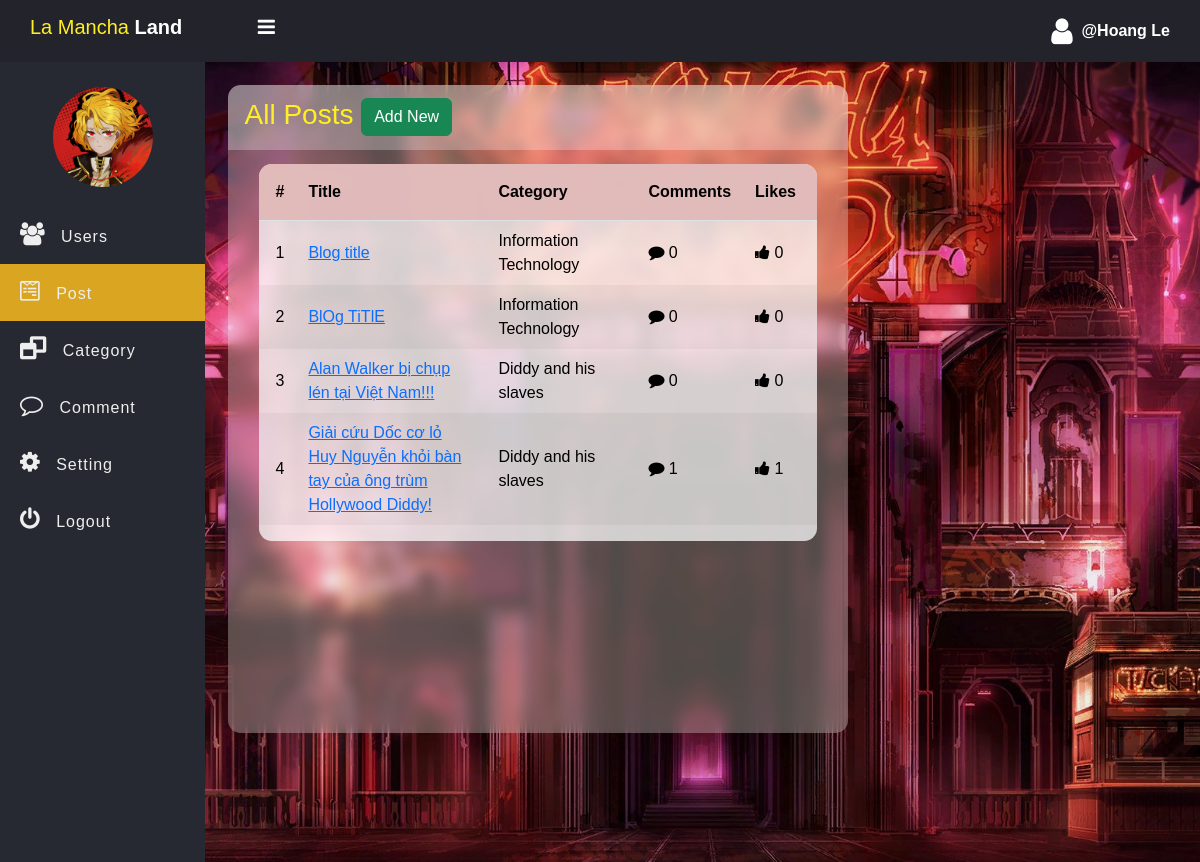
Screenshot of /admin/Post.php (signed in) with the database file from the repository.
### tables this page shows
CREATE TABLE `post` (
  `post_id` int(11) NOT NULL,
  `post_title` varchar(127) NOT NULL,
  `post_text` text NOT NULL,
  `category` int(11) NOT NULL,
  `cover_url` varchar(255) NOT NULL DEFAULT 'default.jpg',
  `created_at` datetime NOT NULL DEFAULT current_timestamp()
);

CREATE TABLE `category` (
  `id` int(11) NOT NULL,
  `category` varchar(127) NOT NULL
);

### admin/data/Post.php (called while the page is built, shortened)
<?php
function getAll($conn){
    $sql = "SELECT * FROM post";
    $stmt = $conn->prepare($sql);
    $stmt->execute();
    if($stmt->rowCount() >= 1){
        $data = $stmt->fetchAll();
        return $data;
    }else{
        return 0;
    }
}
function getCategoryById($conn, $id){
    $sql = "SELECT * FROM category WHERE id = ?";
    $stmt = $conn->prepare($sql);
    $stmt->execute([$id]);
    if($stmt->rowCount() >= 1){
        $data = $stmt->fetch();
        return $data;
    }else{
        return 0;
    }
}
?>

### admin/data/Comment.php (called while the page is built, shortened)
<?php
function CountByPostId($conn, $id){
    $sql = "SELECT * FROM comment WHERE post_id = ?";
    $stmt = $conn->prepare($sql);
    $stmt->execute([$id]);
    return $stmt->rowCount();
}
function likeCountByPostId($conn, $id){
    $sql = "SELECT * FROM post_like WHERE post_id = ?";
    $stmt = $conn->prepare($sql);
    $stmt->execute([$id]);
    return $stmt->rowCount();
}
?>

### admin/Post.php (the view, shortened to what this page needs)
<?php
if (isset($_SESSION['admin_id']) && isset($_SESSION['username'])) {
 ?>
<!DOCTYPE html>
<html>
<head>
	<link rel="stylesheet" href="https://stackpath.bootstrapcdn.com/font-awesome/4.7.0/css/font-awesome.min.css">
	<link rel="stylesheet" href="../css/side-bar.css">
    <link rel="stylesheet" href="../css/style.css">
    <link href="https://cdn.jsdelivr.net/npm/bootstrap@5.3.3/dist/css/bootstrap.min.css"
    rel="stylesheet">
</head>
<body class="page-1">
    <?php
    include "inc/side-nav.php" ;
    include_once("data/Post.php");
    include_once("data/Comment.php");
    include_once("../db_conn.php");
    $posts = getAll($conn);
    ?>
    <div class="main-table">
        <h3 class="All-user">All Posts
            <a href="post-add.php" class="btn btn-success">Add New</a>
        </h3>
        <?php if ($posts !=0) { ?>
            <section class="table-body">
            <table class="table t1 table-striped-custom">
                <thead>
                    <tr>
                        <th style="width: 5%;">#</th>
                        <th style="min-width: 190px">Title</th>
                        <th style="min-width: 150px;">Category</th>
                        <th style="width: 10%;">Comments</th>
                        <th style="width: 15%;">Likes</th>
                        <th style="min-width: 170px;">Action</th>
                    </tr>
                </thead>
                <tbody>
                    <?php foreach ($posts as $post) {
                        $category = getCategoryById($conn, $post['category']);
                    ?>
                    <tr>
                        <td><?= $post['post_id'] ?></td>
                        <td><a href="single_post.php?post_id=<?= $post['post_id'] ?>"><?= $post['post_title'] ?></a></td>
                        <td><?=$category['category']?></td>
                        <td><i class="fa fa-comment" aria-hidden="true"></i>
                        <?php
                            echo CountByPostID($conn, $post['post_id']);
                        ?>
                        </td>
                        <td><i class="fa fa-thumbs-up" aria-hidden="true"></i>
                        <?php
                            echo likeCountByPostID($conn, $post['post_id']);
                        ?>
                        </td>
                        <td>
                        </td>
                    </tr>
                    <?php } ?>
                </tbody>
            </table>
            </section>
        <?php } else { ?>
            <div class="alert alert-warning">
                Empty!
            </div>
        <?php } ?>
    </div>
	</section>
	</div>
</body>
</html>
<?php
} else {
    header("Location: ../admin-login.php");
    exit;
}
?>

### css/side-bar.css (style rules this page uses)
* { padding: 0; margin: 0; box-sizing: border-box; font-family: arial, sans-serif; }

### css/style.css (style rules this page uses)
.All-user { color: #FFEF23; width: 100%; min-height: 10%; background-color: #fff4; padding: .8rem 1rem; }
.table-body { width: 90%; max-height: calc(86% - 1rem); margin: .9rem auto; background-color: #fffb; border-radius: .8rem; overflow: auto; overflow: overlay; }
.main-table { width: 85vw; height: 81vh; max-width: 620px; min-height: 589px; border-radius: .8rem; backdrop-filter: blur(7px); background-color: rgba(255, 255, 245, 0.292) !important; overflow: auto; }
.t1 tbody, .t1 td { text-align: left; vertical-align: middle; border: none; background-color: transparent !important; }
th, td { padding-left: 1rem !important; }
.table-striped-custom>tbody>tr:nth-child(even)>td, .table-striped-custom>tbody>tr:nth-child(even)>th { background-color: #0000000b !important; }
thead th { position: sticky; top: 0; left: 0; padding-top: 1rem !important; padding-bottom: 1rem !important; background-color: #e2babaf7 !important; }

### rows the page displays
post: post_id "1", post_title "Blog title", category.category "Information Technology", post_id "0"
post: post_id "2", post_title "BlOg TiTlE", category.category "Information Technology", post_id "0"
post: post_id "3", post_title "Alan Walker bị chụp lén tại Việt Nam!!!", category.category "Diddy and his slaves", post_id "0"
post: post_id "4", post_title "Giải cứu Dốc cơ lỏ Huy Nguyễn khỏi bàn tay của ông trùm Hollywood Diddy!", category.category "Diddy and his slaves", post_id "1"

### other values shown
$_SESSION['username'] "Hoang Le"
